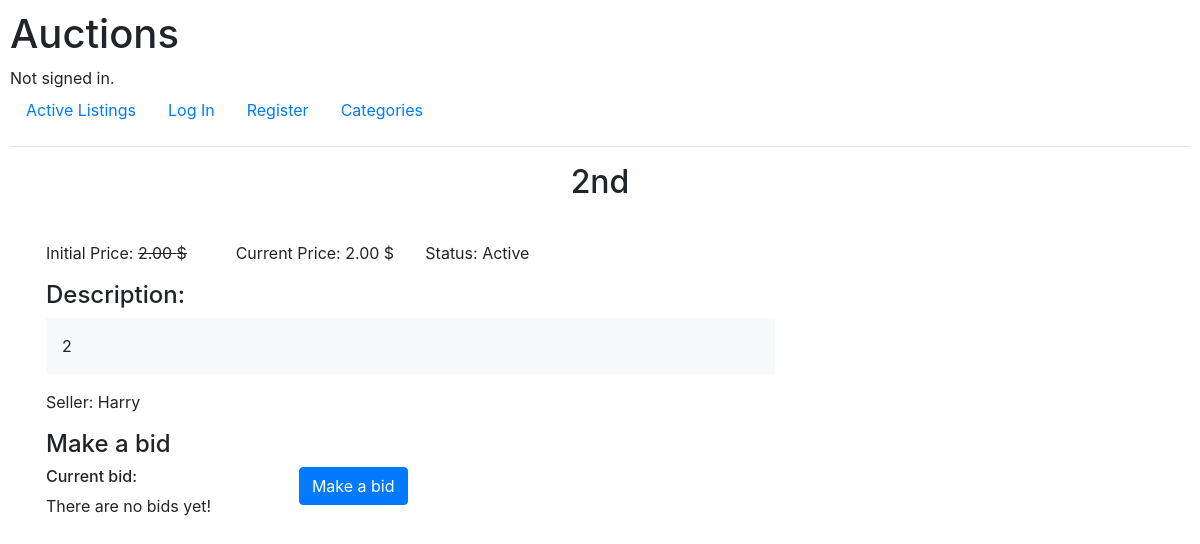
The page /auctions/2 on the database as committed earlier.
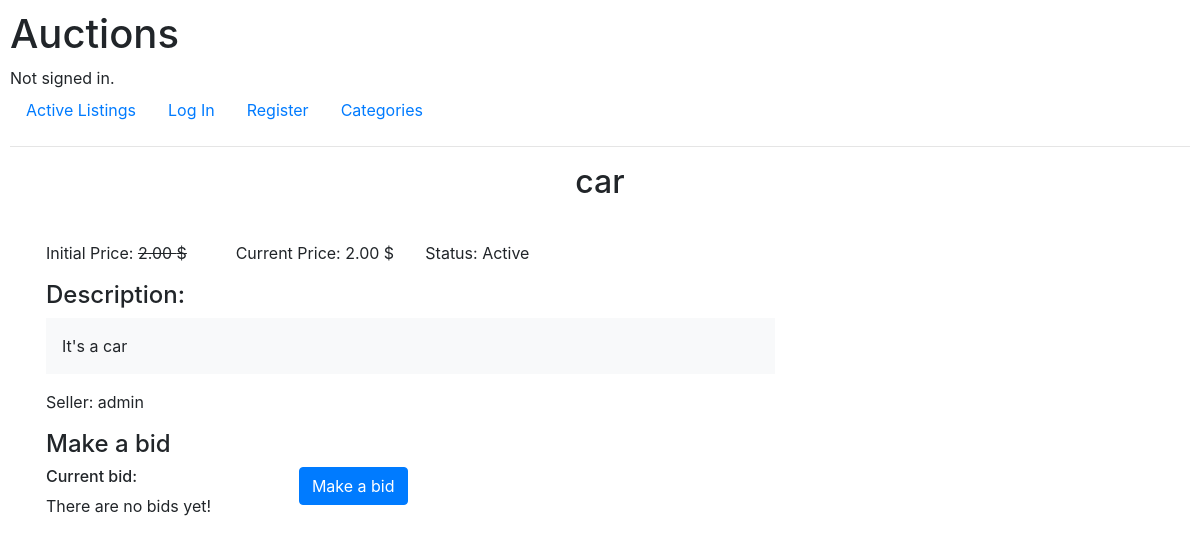
The same page on the database as committed later.
### auctions/models.py (models this page shows, shortened)
class Listing(models.Model):
    title = models.CharField(max_length=50, unique=True)
    seller = models.ForeignKey(User, on_delete=models.CASCADE, related_name="user_listings")
    init_price = models.DecimalField(max_digits=15, decimal_places=2)
    current_price = models.DecimalField(blank=True, null=True, max_digits=15, decimal_places=2)
    category = models.ForeignKey(Category, on_delete=models.CASCADE, related_name="category_listings")
    status = models.BooleanField(default=True)
    image = models.CharField(max_length=100)
    description = models.CharField(max_length=1000)
    winner = models.ForeignKey(User, on_delete=models.CASCADE, null=True, blank=True, related_name="winner_listings")
    watchlist = models.ManyToManyField(User, related_name="user_watchlist")

class User(AbstractUser):
    pass
    def __str__(self):
        return f"{self.username}"

### auctions/views.py (the view)
# urls.py: path("auctions/<str:id>", views.listing, name="listing"),
def listing(request, id):
    listing = Listing.objects.get(id=id)
    inWatchlist = request.user in listing.watchlist.all()
    return render(request, "auctions/listing.html", {
        "listing": listing,
        "inWatchlist":inWatchlist
    })

### auctions/templates/auctions/listing.html (shortened to what this page needs)
{% extends 'auctions/layout.html' %}
{% block body %}
	<h2 class="text-center">{{ listing.title }}</h2>
	<div class="container p-3">
		<div class="row">
			<div class="col-8">
				<div class="row py-3">
					<div class="col-3">
						Initial Price: <del>{{ listing.init_price }} $</del>
					</div>
					<div class="col-3">
						Current Price: {{ listing.current_price }} $
					</div>
					<div class="col-6">
						{% if listing.status == True %}
							Status: Active
						{% else %}
							Status: Closed
						{% endif %}
					</div>
				</div>
				<div class="mb-3">
					<h4>Description:</h4>
					<p class="bg-light p-3">
						{{ listing.description }}
					</p>
				</div>
				<div>
					<p>Seller: {{ listing.seller }}</p>
				</div>
				<div>
					<h4>Make a bid</h4>
					<div class="row">
						<div class="col-4">
							<h6>Current bid:</h6>
							<p>
								{% if not current_bid %}
									There are no bids yet!
								{% endif %}
							</p>
						</div>
						<div class="col-4">
							<button class="btn btn-primary">
								Make a bid
							</button>
						</div>
					</div>
				</div>
			</div>
			<div class="col-4"></div>
		</div>
	</div>
	{% endblock %}

Rows that differ between the two databases and show on the page:
changed Listing: title "2nd" → "car"; description "2" → "It's a car"; seller "Harry" → "admin"
